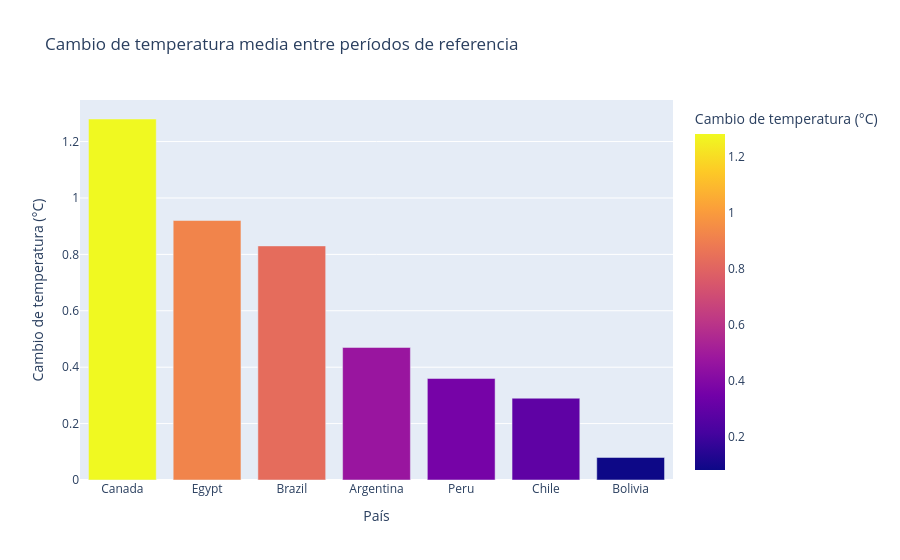

The notebook cell this image was saved under:
### Code cell
fig = px.bar(
    comparacion,
    x="country",
    y="cambio_c",
    color="cambio_c",
    title="Cambio de temperatura media entre períodos de referencia",
    labels={
        "country": "País",
        "cambio_c": "Cambio de temperatura (°C)",
    },
)
fig.update_xaxes(categoryorder="total descending")
fig.show()

### Figure 1 — Plotly figure (JSON) as saved in the notebook; plotly's stock layout.template omitted (floating-point values rounded to 4 significant figures)
{"data": [{"hovertemplate": "País=%{x}<br>Cambio de temperatura (°C)=%{marker.color}<extra></extra>", "legendgroup": "", "marker": {"color": [1.28, 0.92, 0.83, 0.47, 0.36, 0.29, 0.08], "coloraxis": "coloraxis", "pattern": {"shape": ""}}, "name": "", "orientation": "v", "showlegend": false, "textposition": "auto", "type": "bar", "x": ["Canada", "Egypt", "Brazil", "Argentina", "Peru", "Chile", "Bolivia"], "xaxis": "x", "y": [1.28, 0.92, 0.83, 0.47, 0.36, 0.29, 0.08], "yaxis": "y"}], "layout": {"barmode": "relative", "coloraxis": {"colorbar": {"title": {"text": "Cambio de temperatura (°C)"}}, "colorscale": [[0, "#0d0887"], [0.1111, "#46039f"], [0.2222, "#7201a8"], [0.3333, "#9c179e"], [0.4444, "#bd3786"], [0.5556, "#d8576b"], [0.6667, "#ed7953"], [0.7778, "#fb9f3a"], [0.8889, "#fdca26"], [1, "#f0f921"]]}, "legend": {"tracegroupgap": 0}, "title": {"text": "Cambio de temperatura media entre períodos de referencia"}, "xaxis": {"anchor": "y", "categoryorder": "total descending", "domain": [0, 1], "title": {"text": "País"}}, "yaxis": {"anchor": "x", "domain": [0, 1], "title": {"text": "Cambio de temperatura (°C)"}}}}
